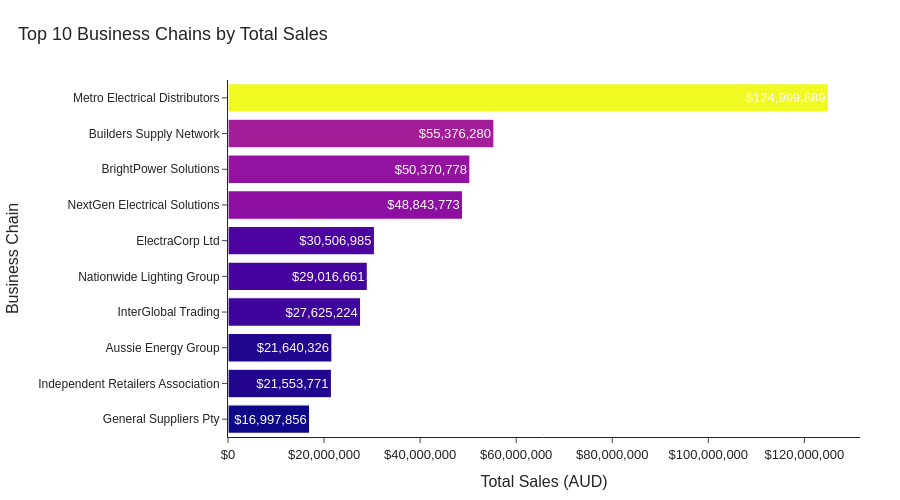

Here is the notebook cell this chart was saved with:
### Markdown cell above
## section 2.3 (all the codes in one cell - do not insert extra cells)

### Code cell
#Top 10 Business Chains by Total Sales

#Top 10 chains by sales
top_n = 10
chain_sales = (
    df
    .groupby('business_chain_l1_name', as_index=False)['value_sales']
    .sum()
    .sort_values('value_sales', ascending=False)
    .head(top_n)
)

#Build the bar chart
fig = px.bar(
    chain_sales,
    x='value_sales',
    y='business_chain_l1_name',
    orientation='h',
    color='value_sales',
    color_continuous_scale='Plasma',
    text='value_sales',
    labels={
        'business_chain_l1_name': 'Business Chain',
        'value_sales': 'Total Sales (AUD)'
    },
    template='simple_white',
    height=500
)

fig.update_traces(
    texttemplate='$%{x:,.0f}',
    textposition='inside',
    insidetextfont=dict(color='white'),
    marker_line_color='white',
    marker_line_width=1.2,
    hovertemplate='<b>%{y}</b><br>Sales: %{x:$,}<extra></extra>'
)

fig.update_layout(
    title=dict(text=f"Top {top_n} Business Chains by Total Sales", x=0.02, xanchor='left'),
    coloraxis_showscale=False,
    xaxis=dict(
        showgrid=False,
        showticklabels=True,
        tickformat='$,',
        title='Total Sales (AUD)'
    ),
    yaxis=dict(
        categoryorder='total ascending',
        tickfont=dict(size=12)
    ),
    margin=dict(l=200, r=40, t=80, b=40),
    font=dict(family='Arial', size=13)
)

fig.show()

### Figure 1 — Plotly figure (JSON) as saved in the notebook; plotly's stock layout.template omitted (floating-point values rounded to 4 significant figures)
{"data": [{"hovertemplate": "<b>%{y}</b><br>Sales: %{x:$,}<extra></extra>", "insidetextfont": {"color": "white"}, "legendgroup": "", "marker": {"color": [125000000.0, 55380000.0, 50370000.0, 48840000.0, 30510000.0, 29020000.0, 27630000.0, 21640000.0, 21550000.0, 17000000.0], "coloraxis": "coloraxis", "line": {"color": "white", "width": 1.2}, "pattern": {"shape": ""}}, "name": "", "orientation": "h", "showlegend": false, "text": [125000000.0, 55380000.0, 50370000.0, 48840000.0, 30510000.0, 29020000.0, 27630000.0, 21640000.0, 21550000.0, 17000000.0], "textposition": "inside", "texttemplate": "$%{x:,.0f}", "type": "bar", "x": [125000000.0, 55380000.0, 50370000.0, 48840000.0, 30510000.0, 29020000.0, 27630000.0, 21640000.0, 21550000.0, 17000000.0], "xaxis": "x", "y": ["Metro Electrical Distributors", "Builders Supply Network", "BrightPower Solutions", "NextGen Electrical Solutions", "ElectraCorp Ltd", "Nationwide Lighting Group", "InterGlobal Trading", "Aussie Energy Group", "Independent Retailers Association", "General Suppliers Pty"], "yaxis": "y"}], "layout": {"barmode": "relative", "coloraxis": {"colorbar": {"title": {"text": "Total Sales (AUD)"}}, "colorscale": [[0, "#0d0887"], [0.1111, "#46039f"], [0.2222, "#7201a8"], [0.3333, "#9c179e"], [0.4444, "#bd3786"], [0.5556, "#d8576b"], [0.6667, "#ed7953"], [0.7778, "#fb9f3a"], [0.8889, "#fdca26"], [1, "#f0f921"]], "showscale": false}, "font": {"family": "Arial", "size": 13}, "height": 500, "legend": {"tracegroupgap": 0}, "margin": {"b": 40, "l": 200, "r": 40, "t": 80}, "title": {"text": "Top 10 Business Chains by Total Sales", "x": 0.02, "xanchor": "left"}, "xaxis": {"anchor": "y", "domain": [0, 1], "showgrid": false, "showticklabels": true, "tickformat": "$,", "title": {"text": "Total Sales (AUD)"}}, "yaxis": {"anchor": "x", "categoryorder": "total ascending", "domain": [0, 1], "tickfont": {"size": 12}, "title": {"text": "Business Chain"}}}}
